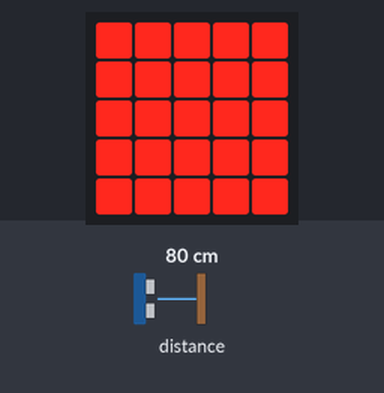
Bench run of a program on a simulated BBC micro:bit (MakeCode). Shown: the board's 5×5 LED display. The test bench sets the inputs (shaded band); at power-on: distance to the obstacle 80 cm.

Above: at 1.2 s.
1.3 s: distance to the obstacle set to 2 cm
At 2.1 s:
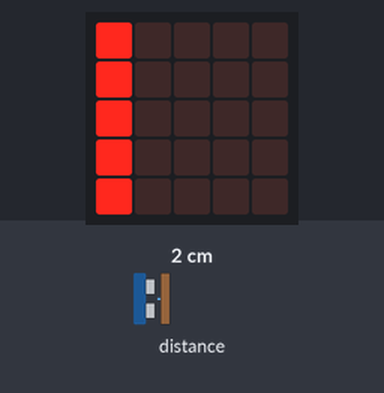
3.2 s: distance to the obstacle set to 9 cm
At 3.9 s:
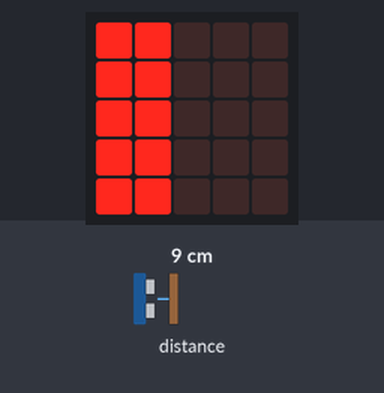
4.8 s: distance to the obstacle set to 12 cm
At 5.9 s:
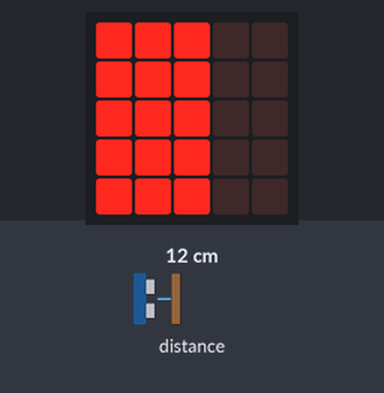
6.5 s: distance to the obstacle set to 18 cm
At 7.8 s:
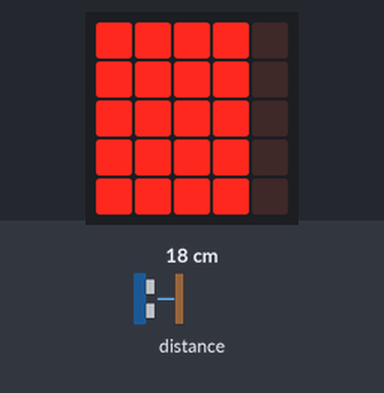
8.2 s: distance to the obstacle set to 4 cm
At 9.6 s:
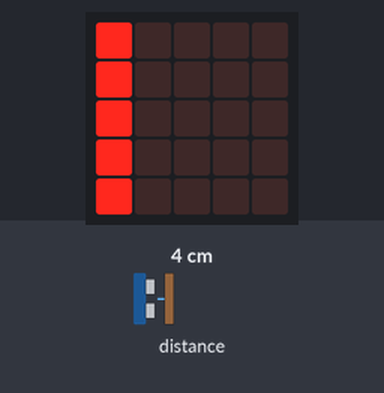
9.9 s: distance to the obstacle set to 35 cm
At 10.5 s:
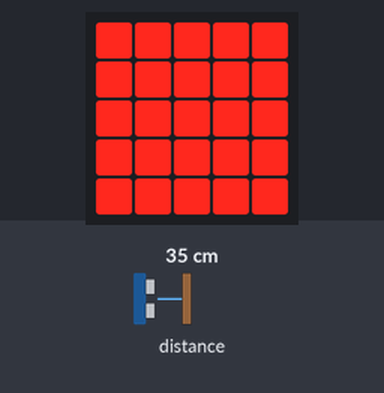
Timing chart, 0 to 12.6 s (numbered marks = the images above; inputs shaded):
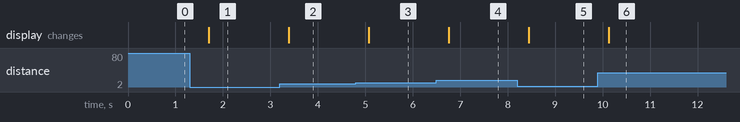

The program:

main.ts
```typescript
let distanse = 0
basic.forever(function () {
    distanse = sonar.ping(
    DigitalPin.P0,
    DigitalPin.P1,
    PingUnit.Centimeters
    )
    if (distanse <= 5) {
        basic.showLeds(`
            # . . . .
            # . . . .
            # . . . .
            # . . . .
            # . . . .
            `)
    } else if (distanse <= 10) {
        basic.showLeds(`
            # # . . .
            # # . . .
            # # . . .
            # # . . .
            # # . . .
            `)
    } else if (distanse <= 15) {
        basic.showLeds(`
            # # # . .
            # # # . .
            # # # . .
            # # # . .
            # # # . .
            `)
    } else if (distanse <= 20) {
        basic.showLeds(`
            # # # # .
            # # # # .
            # # # # .
            # # # # .
            # # # # .
            `)
    } else if (distanse > 20) {
        basic.showLeds(`
            # # # # #
            # # # # #
            # # # # #
            # # # # #
            # # # # #
            `)
    }
})
```

test.ts
```typescript
// les tests vont ici ; cela ne sera pas compilé si ce paquet est utilisé en tant qu'extension.
```

Measured:
- the behaviour switches between 10 and 11 cm on distance to the obstacle (found by bisection; images 2 and 3)
- after the input at 1.3 s, the display: changes after 0.40 s (image 1)
- after the input at 3.2 s, the display: changes after 0.19 s (image 2)
- after the input at 4.8 s, the display: changes after 0.27 s (image 3)
- after the input at 6.5 s, the display: changes after 0.26 s (image 4)
- after the input at 8.2 s, the display: changes after 0.24 s (image 5)
- after the input at 9.9 s, the display: changes after 0.23 s (image 6)
